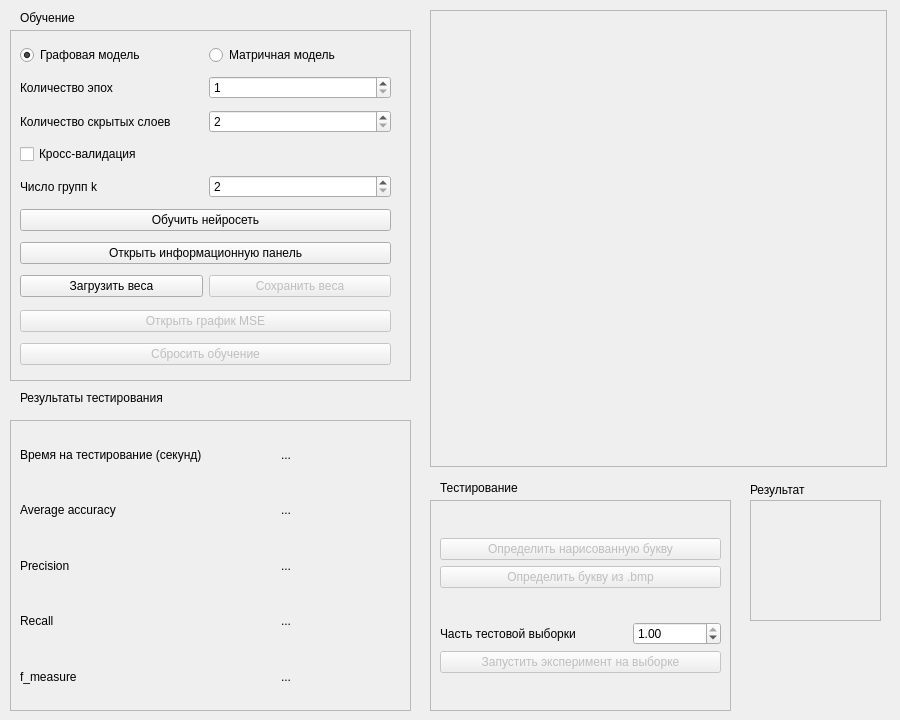
<?xml version="1.0" encoding="UTF-8"?>
<ui version="4.0">
 <class>MainWindow</class>
 <widget class="QMainWindow" name="MainWindow">
  <property name="enabled">
   <bool>true</bool>
  </property>
  <property name="geometry">
   <rect>
    <x>0</x>
    <y>0</y>
    <width>900</width>
    <height>720</height>
   </rect>
  </property>
  <property name="sizePolicy">
   <sizepolicy hsizetype="Preferred" vsizetype="Preferred">
    <horstretch>250</horstretch>
    <verstretch>255</verstretch>
   </sizepolicy>
  </property>
  <property name="minimumSize">
   <size>
    <width>900</width>
    <height>720</height>
   </size>
  </property>
  <property name="maximumSize">
   <size>
    <width>900</width>
    <height>720</height>
   </size>
  </property>
  <property name="windowTitle">
   <string>MainWindow</string>
  </property>
  <widget class="QWidget" name="centralwidget">
   <widget class="QFrame" name="frame">
    <property name="geometry">
     <rect>
      <x>10</x>
      <y>30</y>
      <width>401</width>
      <height>351</height>
     </rect>
    </property>
    <property name="frameShape">
     <enum>QFrame::StyledPanel</enum>
    </property>
    <property name="frameShadow">
     <enum>QFrame::Raised</enum>
    </property>
    <widget class="QWidget" name="layoutWidget">
     <property name="geometry">
      <rect>
       <x>10</x>
       <y>10</y>
       <width>371</width>
       <height>333</height>
      </rect>
     </property>
     <layout class="QVBoxLayout" name="verticalLayout_2">
      <property name="bottomMargin">
       <number>0</number>
      </property>
      <item>
       <layout class="QHBoxLayout" name="horizontalLayout_2">
        <item>
         <widget class="QRadioButton" name="graph_model">
          <property name="text">
           <string>Графовая модель</string>
          </property>
          <property name="checked">
           <bool>true</bool>
          </property>
         </widget>
        </item>
        <item>
         <widget class="QRadioButton" name="matrix_model">
          <property name="text">
           <string>Матричная модель</string>
          </property>
         </widget>
        </item>
       </layout>
      </item>
      <item>
       <layout class="QHBoxLayout" name="horizontalLayout_5">
        <item>
         <widget class="QLabel" name="label_3">
          <property name="text">
           <string>Количество эпох</string>
          </property>
         </widget>
        </item>
        <item>
         <widget class="QSpinBox" name="epochs_count">
          <property name="minimum">
           <number>1</number>
          </property>
          <property name="maximum">
           <number>10</number>
          </property>
          <property name="value">
           <number>1</number>
          </property>
         </widget>
        </item>
       </layout>
      </item>
      <item>
       <layout class="QHBoxLayout" name="horizontalLayout_3">
        <item>
         <widget class="QLabel" name="label">
          <property name="text">
           <string>Количество скрытых слоев</string>
          </property>
         </widget>
        </item>
        <item>
         <widget class="QSpinBox" name="hidden_layers_count">
          <property name="enabled">
           <bool>true</bool>
          </property>
          <property name="minimum">
           <number>2</number>
          </property>
          <property name="maximum">
           <number>5</number>
          </property>
          <property name="value">
           <number>2</number>
          </property>
         </widget>
        </item>
       </layout>
      </item>
      <item>
       <widget class="QCheckBox" name="cross_validation">
        <property name="text">
         <string>Кросс-валидация</string>
        </property>
       </widget>
      </item>
      <item>
       <layout class="QHBoxLayout" name="horizontalLayout_14">
        <item>
         <widget class="QLabel" name="label_13">
          <property name="text">
           <string>Число групп k</string>
          </property>
         </widget>
        </item>
        <item>
         <widget class="QSpinBox" name="number_of_groups_k">
          <property name="minimum">
           <number>2</number>
          </property>
          <property name="maximum">
           <number>15</number>
          </property>
          <property name="value">
           <number>2</number>
          </property>
         </widget>
        </item>
       </layout>
      </item>
      <item>
       <widget class="QPushButton" name="train_network">
        <property name="text">
         <string>Обучить нейросеть</string>
        </property>
       </widget>
      </item>
      <item>
       <widget class="QPushButton" name="showStatus">
        <property name="text">
         <string>Открыть информационную панель</string>
        </property>
       </widget>
      </item>
      <item>
       <layout class="QHBoxLayout" name="horizontalLayout_17">
        <property name="sizeConstraint">
         <enum>QLayout::SetFixedSize</enum>
        </property>
        <property name="bottomMargin">
         <number>2</number>
        </property>
        <item>
         <widget class="QPushButton" name="load_weights">
          <property name="text">
           <string>Загрузить веса</string>
          </property>
         </widget>
        </item>
        <item>
         <widget class="QPushButton" name="save_weights">
          <property name="enabled">
           <bool>false</bool>
          </property>
          <property name="text">
           <string>Сохранить веса</string>
          </property>
         </widget>
        </item>
       </layout>
      </item>
      <item>
       <widget class="QPushButton" name="open_mse_graph">
        <property name="enabled">
         <bool>false</bool>
        </property>
        <property name="text">
         <string>Открыть график MSE</string>
        </property>
       </widget>
      </item>
      <item>
       <widget class="QPushButton" name="restart_training">
        <property name="enabled">
         <bool>false</bool>
        </property>
        <property name="text">
         <string>Сбросить обучение</string>
        </property>
       </widget>
      </item>
     </layout>
    </widget>
   </widget>
   <widget class="QLabel" name="label_7">
    <property name="geometry">
     <rect>
      <x>20</x>
      <y>10</y>
      <width>71</width>
      <height>16</height>
     </rect>
    </property>
    <property name="text">
     <string>Обучение</string>
    </property>
   </widget>
   <widget class="QFrame" name="frame_2">
    <property name="geometry">
     <rect>
      <x>10</x>
      <y>420</y>
      <width>401</width>
      <height>291</height>
     </rect>
    </property>
    <property name="frameShape">
     <enum>QFrame::StyledPanel</enum>
    </property>
    <property name="frameShadow">
     <enum>QFrame::Raised</enum>
    </property>
    <widget class="QWidget" name="layoutWidget">
     <property name="geometry">
      <rect>
       <x>10</x>
       <y>10</y>
       <width>361</width>
       <height>271</height>
      </rect>
     </property>
     <layout class="QVBoxLayout" name="verticalLayout_3">
      <item>
       <layout class="QHBoxLayout" name="horizontalLayout_9">
        <item>
         <widget class="QLabel" name="label_8">
          <property name="text">
           <string>Время на тестирование (секунд)</string>
          </property>
         </widget>
        </item>
        <item>
         <widget class="QLabel" name="time_spent">
          <property name="maximumSize">
           <size>
            <width>100</width>
            <height>16777215</height>
           </size>
          </property>
          <property name="text">
           <string>...</string>
          </property>
         </widget>
        </item>
       </layout>
      </item>
      <item>
       <layout class="QHBoxLayout" name="horizontalLayout_8">
        <item>
         <widget class="QLabel" name="label_5">
          <property name="text">
           <string>Average accuracy</string>
          </property>
         </widget>
        </item>
        <item>
         <widget class="QLabel" name="average_accuracy">
          <property name="maximumSize">
           <size>
            <width>100</width>
            <height>16777215</height>
           </size>
          </property>
          <property name="text">
           <string>...</string>
          </property>
         </widget>
        </item>
       </layout>
      </item>
      <item>
       <layout class="QHBoxLayout" name="horizontalLayout_10">
        <item>
         <widget class="QLabel" name="label_10">
          <property name="text">
           <string>Precision</string>
          </property>
         </widget>
        </item>
        <item>
         <widget class="QLabel" name="precision_for_letter">
          <property name="maximumSize">
           <size>
            <width>100</width>
            <height>1000</height>
           </size>
          </property>
          <property name="text">
           <string>...</string>
          </property>
         </widget>
        </item>
       </layout>
      </item>
      <item>
       <layout class="QHBoxLayout" name="horizontalLayout_11">
        <item>
         <widget class="QLabel" name="label_12">
          <property name="text">
           <string>Recall</string>
          </property>
         </widget>
        </item>
        <item>
         <widget class="QLabel" name="recall_for_letter">
          <property name="enabled">
           <bool>true</bool>
          </property>
          <property name="maximumSize">
           <size>
            <width>100</width>
            <height>16777215</height>
           </size>
          </property>
          <property name="text">
           <string>...</string>
          </property>
         </widget>
        </item>
       </layout>
      </item>
      <item>
       <layout class="QHBoxLayout" name="horizontalLayout_12">
        <item>
         <widget class="QLabel" name="label_15">
          <property name="text">
           <string>f_measure</string>
          </property>
         </widget>
        </item>
        <item>
         <widget class="QLabel" name="f_measure_for_letter">
          <property name="maximumSize">
           <size>
            <width>100</width>
            <height>16777215</height>
           </size>
          </property>
          <property name="text">
           <string>...</string>
          </property>
         </widget>
        </item>
       </layout>
      </item>
     </layout>
    </widget>
   </widget>
   <widget class="QLabel" name="label_9">
    <property name="geometry">
     <rect>
      <x>20</x>
      <y>390</y>
      <width>171</width>
      <height>16</height>
     </rect>
    </property>
    <property name="text">
     <string>Результаты тестирования</string>
    </property>
   </widget>
   <widget class="s21::Form" name="graphicsView">
    <property name="enabled">
     <bool>false</bool>
    </property>
    <property name="geometry">
     <rect>
      <x>430</x>
      <y>10</y>
      <width>457</width>
      <height>457</height>
     </rect>
    </property>
    <property name="sizePolicy">
     <sizepolicy hsizetype="Fixed" vsizetype="Fixed">
      <horstretch>0</horstretch>
      <verstretch>0</verstretch>
     </sizepolicy>
    </property>
    <property name="minimumSize">
     <size>
      <width>457</width>
      <height>457</height>
     </size>
    </property>
    <property name="maximumSize">
     <size>
      <width>457</width>
      <height>457</height>
     </size>
    </property>
   </widget>
   <widget class="QFrame" name="frame_3">
    <property name="geometry">
     <rect>
      <x>430</x>
      <y>500</y>
      <width>301</width>
      <height>211</height>
     </rect>
    </property>
    <property name="frameShape">
     <enum>QFrame::StyledPanel</enum>
    </property>
    <property name="frameShadow">
     <enum>QFrame::Raised</enum>
    </property>
    <widget class="QWidget" name="layoutWidget">
     <property name="geometry">
      <rect>
       <x>10</x>
       <y>10</y>
       <width>281</width>
       <height>191</height>
      </rect>
     </property>
     <layout class="QVBoxLayout" name="verticalLayout_5">
      <item>
       <layout class="QVBoxLayout" name="verticalLayout">
        <item>
         <widget class="QPushButton" name="define_letter">
          <property name="enabled">
           <bool>false</bool>
          </property>
          <property name="text">
           <string>Определить нарисованную букву</string>
          </property>
         </widget>
        </item>
        <item>
         <widget class="QPushButton" name="define_letter_from_bmp">
          <property name="enabled">
           <bool>false</bool>
          </property>
          <property name="text">
           <string>Определить букву из .bmp</string>
          </property>
         </widget>
        </item>
       </layout>
      </item>
      <item>
       <layout class="QVBoxLayout" name="verticalLayout_4">
        <item>
         <layout class="QHBoxLayout" name="horizontalLayout_7">
          <item>
           <widget class="QLabel" name="label_6">
            <property name="text">
             <string>Часть тестовой выборки</string>
            </property>
           </widget>
          </item>
          <item>
           <spacer name="horizontalSpacer_10">
            <property name="orientation">
             <enum>Qt::Horizontal</enum>
            </property>
            <property name="sizeType">
             <enum>QSizePolicy::Fixed</enum>
            </property>
            <property name="sizeHint" stdset="0">
             <size>
              <width>51</width>
              <height>20</height>
             </size>
            </property>
           </spacer>
          </item>
          <item>
           <widget class="QDoubleSpinBox" name="test_file_part">
            <property name="minimum">
             <double>0.010000000000000</double>
            </property>
            <property name="maximum">
             <double>1.000000000000000</double>
            </property>
            <property name="singleStep">
             <double>0.100000000000000</double>
            </property>
            <property name="value">
             <double>1.000000000000000</double>
            </property>
           </widget>
          </item>
         </layout>
        </item>
        <item>
         <widget class="QPushButton" name="start_test">
          <property name="enabled">
           <bool>false</bool>
          </property>
          <property name="text">
           <string>Запустить эксперимент на выборке</string>
          </property>
         </widget>
        </item>
       </layout>
      </item>
     </layout>
    </widget>
   </widget>
   <widget class="QLabel" name="label_11">
    <property name="geometry">
     <rect>
      <x>440</x>
      <y>480</y>
      <width>91</width>
      <height>16</height>
     </rect>
    </property>
    <property name="text">
     <string>Тестирование</string>
    </property>
   </widget>
   <widget class="QWidget" name="layoutWidget">
    <property name="geometry">
     <rect>
      <x>0</x>
      <y>0</y>
      <width>2</width>
      <height>2</height>
     </rect>
    </property>
    <layout class="QHBoxLayout" name="horizontalLayout"/>
   </widget>
   <widget class="QWidget" name="layoutWidget">
    <property name="geometry">
     <rect>
      <x>0</x>
      <y>0</y>
      <width>2</width>
      <height>2</height>
     </rect>
    </property>
    <layout class="QHBoxLayout" name="horizontalLayout_13"/>
   </widget>
   <widget class="QLabel" name="answer">
    <property name="geometry">
     <rect>
      <x>750</x>
      <y>500</y>
      <width>131</width>
      <height>121</height>
     </rect>
    </property>
    <property name="font">
     <font>
      <family>Arial</family>
      <pointsize>100</pointsize>
     </font>
    </property>
    <property name="frameShape">
     <enum>QFrame::StyledPanel</enum>
    </property>
    <property name="frameShadow">
     <enum>QFrame::Sunken</enum>
    </property>
    <property name="lineWidth">
     <number>10</number>
    </property>
    <property name="midLineWidth">
     <number>5</number>
    </property>
    <property name="text">
     <string/>
    </property>
    <property name="scaledContents">
     <bool>false</bool>
    </property>
    <property name="openExternalLinks">
     <bool>false</bool>
    </property>
   </widget>
   <widget class="QLabel" name="label_2">
    <property name="geometry">
     <rect>
      <x>750</x>
      <y>480</y>
      <width>81</width>
      <height>20</height>
     </rect>
    </property>
    <property name="text">
     <string>Результат</string>
    </property>
   </widget>
  </widget>
 </widget>
 <customwidgets>
  <customwidget>
   <class>s21::Form</class>
   <extends>QGraphicsView</extends>
   <header location="global">form.h</header>
  </customwidget>
 </customwidgets>
 <resources/>
 <connections/>
</ui>
